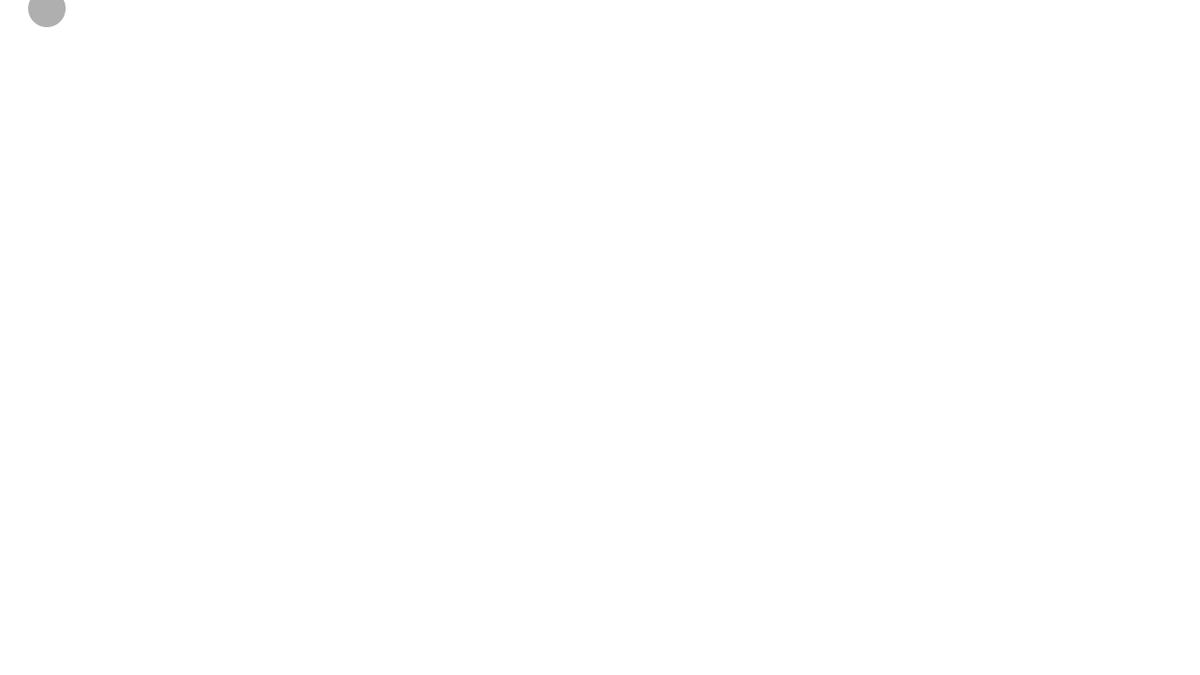
Frame 1 (no input)
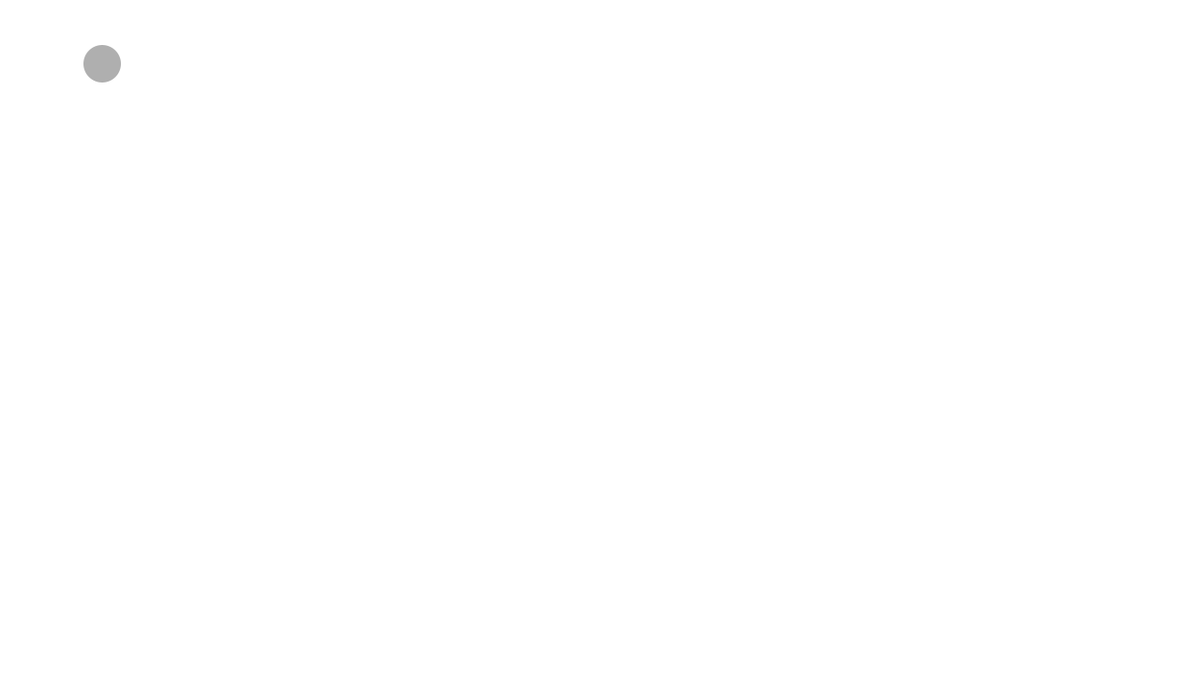
Frame 60 (the mouse pressed at the canvas centre just before this capture)
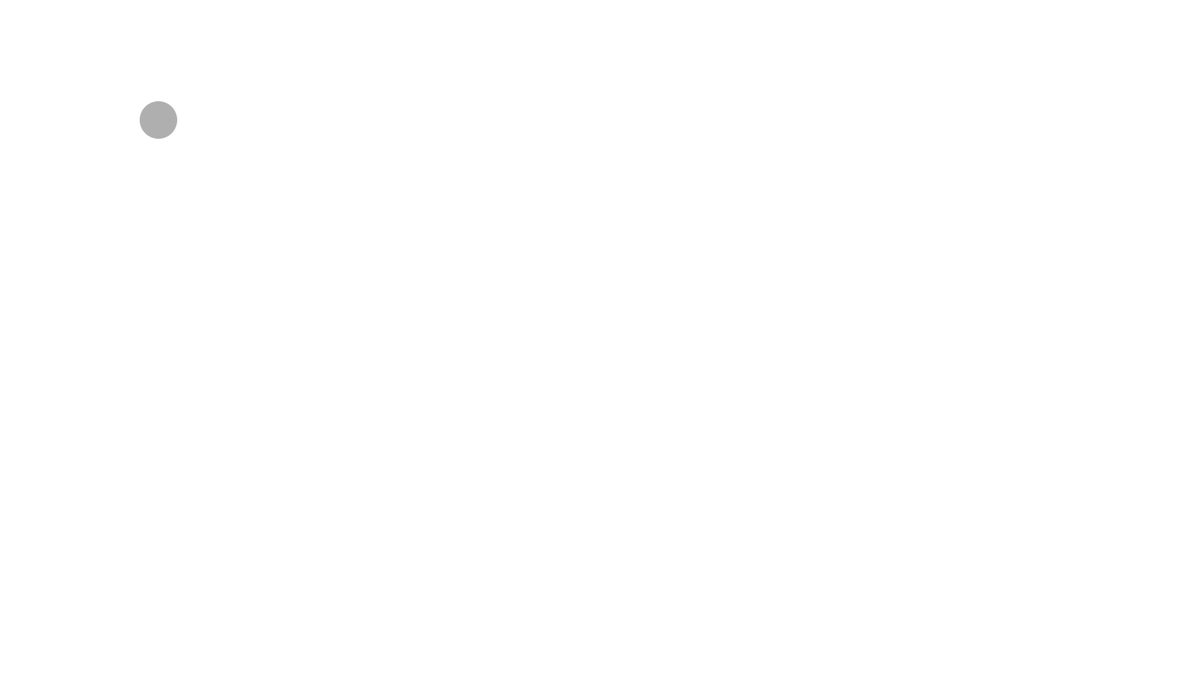
Frame 120 (the mouse held since frame 60 and released just before this capture)

The Processing sketch that drew these frames (run headless with seeded random() and noise(); from frame 60 on, the mouse is pressed at the canvas centre):

// Processing sketch: Homework_3
// ── Homework_3.pde
int circleX = 50;
int circleY = 50;
int circleSpeedX = 5;
int circleSpeedY = 9;
int stepX = 1;
int stepY = 1;
int r = 40;


void setup() {
  size(1280, 720);
}

void draw() {
  background(255);

  // Add the current speed to the x location.
  //circleX = circleX + circleSpeedX;

  if ((circleX > width) || (circleX < 0)) {
    // If the object reaches either edge, multiply speed by -1 to turn it around.
    circleSpeedX = circleSpeedX * -1;
  }

  // Add the current speed to the y location.
  // circleY = circleY + circleSpeedY;

  if ((circleY > height) || (circleY < 0)) {
    // If the object reaches either top or bottom, multiply speed by -1 to turn it around.
    circleSpeedY = circleSpeedY * -1;
  }

  // Display circle at x location

  noStroke();
  fill(175);
  ellipse(circleX, circleSpeedY, r, r);

  circleX += stepX;
  circleSpeedY += stepY;
}
